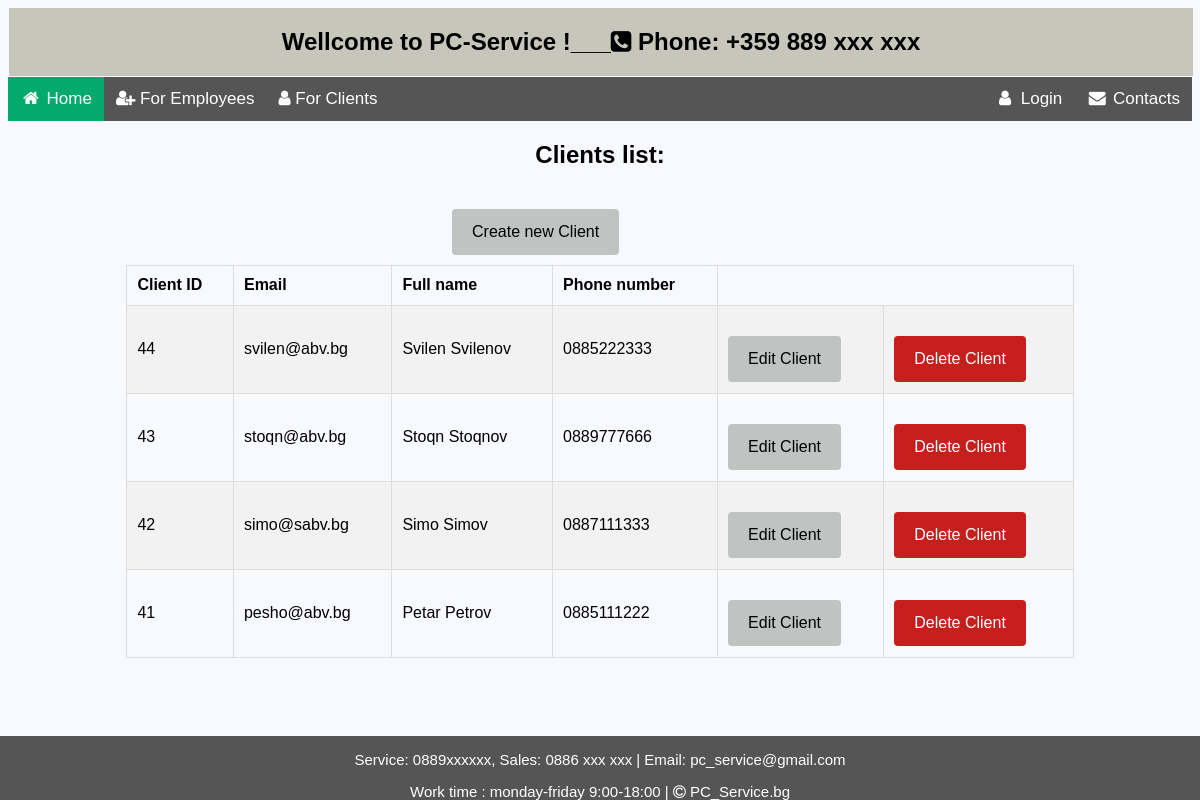
/clients/client-list/, run on an earlier commit of the app's database.
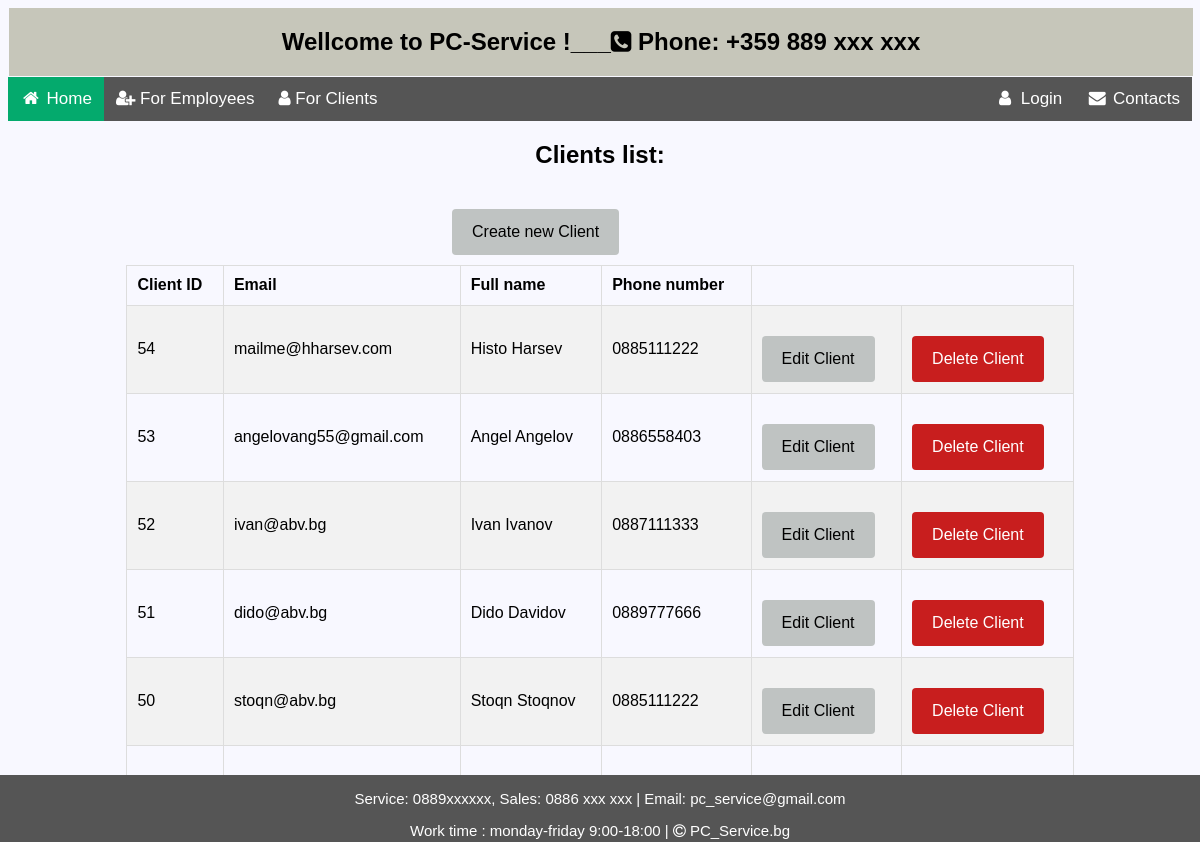
And on a later commit of the database.
### sm_system/clients/models.py (models this page shows)
class Client(models.Model):
    use_in_migration = True
    FIRST_NAME_MIN_LEN = 2
    FIRST_NAME_MAX_LEN = 30
    LAST_NAME_MIN_LEN = 2
    LAST_NAME_MAX_LEN = 30
    PHONE_MAX_LENGTH = 12
    PHONE_MIN_LENGTH = 9
    email = models.EmailField(
        unique=True,
        validators={validators.EmailValidator},
        blank=True,
        null=True
    )
    first_name = models.CharField(
        max_length=FIRST_NAME_MAX_LEN,
        validators=(
            validators.MinLengthValidator(FIRST_NAME_MIN_LEN),
            is_letter_validator,
            first_char_capital_validator,
        ),
        blank=False,
        null=False,
    )
    last_name = models.CharField(
        max_length=LAST_NAME_MAX_LEN,
        validators=(
            validators.MinLengthValidator(LAST_NAME_MIN_LEN),
            is_letter_validator,
            first_char_capital_validator,
        ),
        blank=False,
        null=False,
    )
    phone_number = models.CharField(
        max_length=PHONE_MAX_LENGTH,
        validators=(
            validators.MinLengthValidator(PHONE_MIN_LENGTH),
            phone_validator,
        ),
        blank=False,
        null=False,
    )
    def __str__(self):
        return f'{self.first_name} {self.last_name}'
    class Meta:
        ordering = ('-pk',)

### sm_system/clients/views.py (the view)
# urls.py: path('client-list/', ClientListView.as_view(), name='clients_list'),
class ClientListView(ListView):
    model = Client
    template_name = 'clients/clients_list.html'
    def get_queryset(self):
        return super().get_queryset()

### templates/clients/clients_list.html
{% extends 'home_page.html' %}
{% load static %}
{% block content %}
<div class="info div">
    <h2 class="headers"> Clients list:</h2>
    <div class="center">
        <a href="{% url 'create_client'%}" class="button ">Create new Client</a>
    </div>
    <table class="table">
        <tr >
            <th>Client ID</th>
            <th>Email</th>
            <th>Full name</th>
            <th>Phone number</th>
        </tr>
        {% for client in object_list %}
        <tr>
            <td>{{ client.id }}</td>
            <td >{{ client.email }}</td>
            <td>{{   client }}</td>
            <td>{{ client.phone_number }}</td>
            <td><a class="edit-button" href="{% url 'edit_client' pk=client.pk %}" >Edit Client</a></td>
            <td><a class="edit-button" style="background-color: #c81e1e; color:white" href="{% url 'delete_client' pk=client.pk %}" >Delete Client</a></td>
        </tr>
        {% empty %}
            <h2 class="center" >No records for Clients!</h2>
        {% endfor %}
    </table>
</div>
{% endblock %}

### templates/home_page.html (shortened to what this page needs)
{% load static %}
<!DOCTYPE html>
<html lang="en">
<head>
    <link rel="stylesheet" href="https://cdnjs.cloudflare.com/ajax/libs/font-awesome/4.7.0/css/font-awesome.min.css">
    <link rel="stylesheet" href="{% static 'css/base.css' %}">
</head>
<body>
    {% if not request.user.is_authenticated %}
    <div class="hello">
        <h2 >
            Wellcome to PC-Service !___<i class="fa fa-solid fa-phone-square"></i> Phone: +359 889 xxx xxx
        </h2>
    </div>
    {% endif %}
    <div >
        <div >
                {% include 'common/nav.html' %}
                {% block content %}
                {% endblock content %}
        </div>
    </div>
</body>
<footer class="footer" >
    <p>Service: 0889xxxxxx, Sales: 0886 xxx xxx | Email: pc_service@gmail.com</p>
    <p>Work time : monday-friday 9:00-18:00 | <i class="fa fa-solid fa-copyright"></i> PC_Service.bg</p>
</footer>
</html>

### templates/common/nav.html (shortened to what this page needs)
{% load static %}
<nav>
<div class="navbar">
    <a class="active" href="{% url 'home_page' %}"><i class="fa fa-fw fa-home"></i> Home</a>
    {% if not request.user.is_authenticated %}
        <a href="{% url 'login_user' %}"><i class="fa fa-solid fa-user-plus"></i> For Employees</a>
        <a href="{% url 'client_view' %}"><i class="fa fa-solid fa-user"></i> For Clients</a>
    {% endif %}
    <div >
        {% if not request.user.is_authenticated %}
            <a class="split" href="{% url 'login_user' %}"><i class="fa fa-fw fa-user "></i> Login</a>
        {% else %}
            <a class="split" href=""><i class="fa fa-fw fa-user-plus "></i> {{request.user.username}}</a>
            <a class="split" href="{% url 'logout_user' %}"><i class="fa fa-fw fa-user "></i> Logout</a>
        {% endif %}
        <a class="split" href="#"><i class="fa fa-fw fa-envelope"></i> Contacts</a>
    </div>
</div>
</nav>

### static/css/main.css (style rules this page uses)
body { font-family: Arial, Helvetica, sans-serif;background-color: ghostwhite }
.hello { width: 100%; background-color: #c6c6ba; overflow: auto; margin: 1px; text-align: center; }
.navbar { width: 100%; background-color: #555; overflow: auto; }
.navbar a { float: left; text-align: center; padding: 12px; color: white; text-decoration: none; font-size: 17px; }
.navbar div { float: right; background-color: #555555; color: white; }
.active { background-color: #04AA6D; }
.footer { position: fixed; margin-top: 5%; left: 0; bottom: 0; width: 100%; height: 8%; background-color: #555; color: white; text-align: center; }
.footer p { font-size: 15px; }

### static/css/forms.css (style rules this page uses)
.headers { text-align: center; }
.center { display: block; margin-left: auto; margin-right: auto; width: 30%; }
.info div { display: block; margin-left: auto; margin-right: auto; width: 25%; }
.info input[type=submit], .info a { background-color: #04AA6D; color: white; padding: 14px 20px; margin-top: 20px; margin-left: auto; margin-right: auto; border: none; border-radius: 4px; cursor: pointer; }
.info a { text-decoration: none; background-color: #bfc3c2; color: black; text-align: center; }
.table { border-collapse: collapse; border-spacing: 0; width: 80%; border: 1px solid #ddd; margin: auto; }
.table th, td { border: 1px solid #dddddd; text-align: left; padding: 10px; height: 40px; }
.table tr:nth-child(even) { background-color: #f2f2f2; }
.button { background-color: #bfc3c2; border: none; color: black; padding: 10px 10px; text-align: center; text-decoration: none; display: inline-block ; margin: 10px 30%; cursor: pointer; border-radius: 10px; }
.edit-button { background-color: #bfc3c2; border: none; color: black; padding: 1px 1px; text-decoration: none; display: inline-block ; margin: 1px 1px; cursor: pointer; border-radius: 2px; }

### static/css/search_form.css (style rules this page uses)
* { box-sizing: border-box; }

What changed in the data, as far as the page shows it:
removed Client: id "44", email "svilen@abv.bg", first_name+last_name "Svilen Svilenov", phone_number "0885222333"
removed Client: id "43", email "stoqn@abv.bg", first_name+last_name "Stoqn Stoqnov", phone_number "0889777666"
removed Client: id "42", email "simo@sabv.bg", first_name+last_name "Simo Simov", phone_number "0887111333"
removed Client: id "41", email "pesho@abv.bg", first_name+last_name "Petar Petrov", phone_number "0885111222"
added Client: id "54", email "mailme@hharsev.com", first_name+last_name "Histo Harsev", phone_number "0885111222"
added Client: id "53", email "angelovang55@gmail.com", first_name+last_name "Angel Angelov", phone_number "0886558403"
added Client: id "52", email "ivan@abv.bg", first_name+last_name "Ivan Ivanov", phone_number "0887111333"
added Client: id "51", email "dido@abv.bg", first_name+last_name "Dido Davidov", phone_number "0889777666"
added Client: id "50", email "stoqn@abv.bg", first_name+last_name "Stoqn Stoqnov", phone_number "0885111222"
